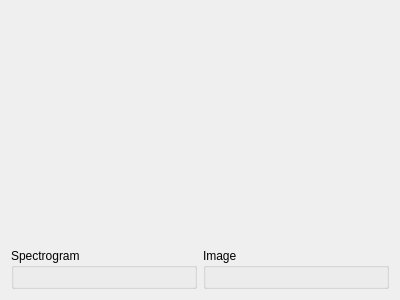
<?xml version="1.0" encoding="UTF-8"?>
<ui version="4.0">
 <class>QSpectrogramVizualizer</class>
 <widget class="QWidget" name="QSpectrogramVizualizer">
  <property name="geometry">
   <rect>
    <x>0</x>
    <y>0</y>
    <width>400</width>
    <height>300</height>
   </rect>
  </property>
  <property name="sizePolicy">
   <sizepolicy hsizetype="Preferred" vsizetype="Expanding">
    <horstretch>0</horstretch>
    <verstretch>0</verstretch>
   </sizepolicy>
  </property>
  <property name="windowTitle">
   <string>Form</string>
  </property>
  <layout class="QVBoxLayout" name="verticalLayout">
   <item>
    <widget class="QSpectrogramViewer" name="spectrogram_viewer" native="true">
     <property name="sizePolicy">
      <sizepolicy hsizetype="Preferred" vsizetype="Expanding">
       <horstretch>0</horstretch>
       <verstretch>0</verstretch>
      </sizepolicy>
     </property>
    </widget>
   </item>
   <item>
    <widget class="QSoundPlayer" name="sound_player" native="true">
     <property name="sizePolicy">
      <sizepolicy hsizetype="Preferred" vsizetype="Maximum">
       <horstretch>0</horstretch>
       <verstretch>0</verstretch>
      </sizepolicy>
     </property>
    </widget>
   </item>
   <item>
    <layout class="QHBoxLayout" name="horizontalLayout">
     <item>
      <widget class="QGroupBox" name="groupBox">
       <property name="sizePolicy">
        <sizepolicy hsizetype="Preferred" vsizetype="Preferred">
         <horstretch>0</horstretch>
         <verstretch>0</verstretch>
        </sizepolicy>
       </property>
       <property name="title">
        <string>Spectrogram</string>
       </property>
       <layout class="QHBoxLayout" name="horizontalLayout_2">
        <item>
         <widget class="QSpectrogramOptions" name="spectrogram_options" native="true"/>
        </item>
       </layout>
      </widget>
     </item>
     <item>
      <widget class="QGroupBox" name="groupBox_2">
       <property name="title">
        <string>Image</string>
       </property>
       <layout class="QHBoxLayout" name="horizontalLayout_3">
        <item>
         <widget class="QImageOptions" name="image_options" native="true"/>
        </item>
       </layout>
      </widget>
     </item>
    </layout>
   </item>
  </layout>
 </widget>
 <customwidgets>
  <customwidget>
   <class>QSoundPlayer</class>
   <extends>QWidget</extends>
   <header>pysoundplayer.gui.QSoundPlayer.h</header>
   <container>1</container>
  </customwidget>
  <customwidget>
   <class>QImageOptions</class>
   <extends>QWidget</extends>
   <header>pysoundplayer.gui.QImageOptions.h</header>
   <container>1</container>
  </customwidget>
  <customwidget>
   <class>QSpectrogramViewer</class>
   <extends>QWidget</extends>
   <header>pysoundplayer.gui.QSpectrogramViewer.h</header>
   <container>1</container>
  </customwidget>
  <customwidget>
   <class>QSpectrogramOptions</class>
   <extends>QWidget</extends>
   <header>pysoundplayer.gui.QSpectrogramOptions.h</header>
   <container>1</container>
  </customwidget>
 </customwidgets>
 <resources/>
 <connections/>
</ui>
